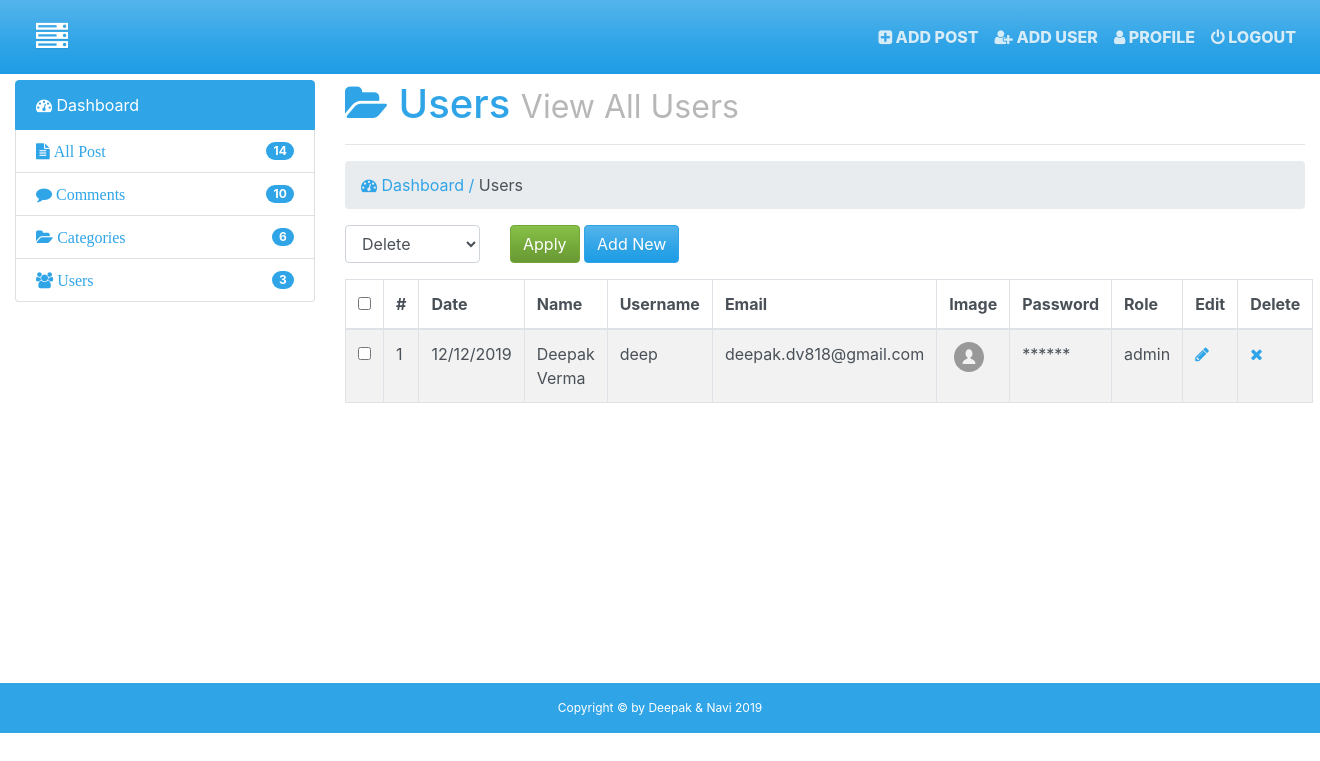
Page /admin/users.php on the earlier database version.
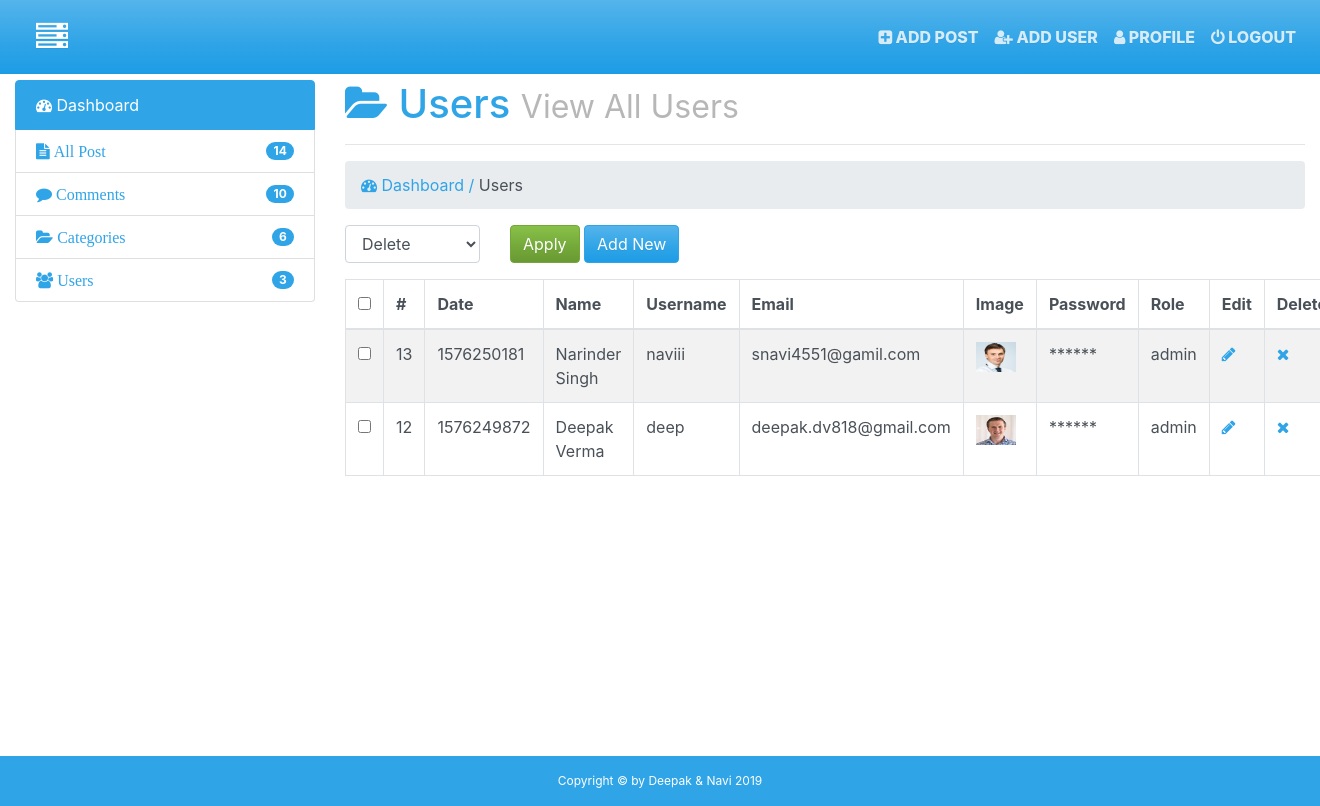
Same page on the later database version.
### tables this page shows
CREATE TABLE `users` (
  `id` int(11) NOT NULL,
  `date` int(11) NOT NULL,
  `first_name` varchar(255) NOT NULL,
  `last_name` varchar(255) NOT NULL,
  `username` varchar(255) NOT NULL,
  `image` varchar(255) NOT NULL,
  `password` varchar(255) NOT NULL,
  `roll` varchar(255) NOT NULL,
  `details` text NOT NULL,
  `salt` varchar(255) NOT NULL DEFAULT '$2y$10$hellodeepakvermanaviii',
  `email` varchar(255) NOT NULL
);

### admin/users.php (the view, shortened to what this page needs)
<!DOCTYPE html>
<html>
  <head>
    <?php require_once('inc/top.php');?>
  </head>
  <body>
    <?php require_once('inc/header.php');?>
  <div class="container-fluid">
    <div class="row">
      <div class="col-md-3">
        <?php require_once('inc/sidebar.php');?>
      </div>
      <div class="col-md-9">
        <h1><i class="fa fa-folder-open"></i> Users
          <small class="smalld">View All Users</small>
          <hr>
        </h1>
        <ol class="breadcrumb">
          <li><a href="index.html"><i class="fa fa-tachometer"></i> Dashboard / </a></li>
          <li class="active"><i class="fa fa-folder-opn"></i> Users</li>
        </ol>
        <?php
      $query = "SELECT * FROM users ORDER BY id DESC";
      $run = mysqli_query($con,$query);
      if (mysqli_num_rows($run) > 0) {
        ?>
        <form action="" method="post">
        <div class="row">
          <div class="col-md-6">
                <div class="row">
                  <div class="col-md-4">
                    <div class="form-group">
                      <select class="form-control" name="bulk-options" id="">
                        <option value="delete">Delete</option>
                      </select>
                    </div>
                  </div>
                  <div class="col-md-8">
                    <input type="submit" name="" class="btn btn-success" value="Apply">
                    <a href="add-user.php" class="btn btn-primary">Add New</a>
                  </div>
                </div>
          </div>
           <div class="col-md-6">
          </div>
        </div>
        <table class="table table-hover table-bordered table-striped">
          <thead>
            <tr>
              <th><input type="checkbox" name="" id="selectallboxes"></th>
              <th>#</th>
              <th>Date</th>
              <th>Name</th>
              <th>Username</th>
              <th>Email</th>
              <th>Image</th>
              <th>Password</th>
              <th>Role</th>
              <th>Edit</th>
              <th>Delete</th>
            </tr>
          </thead>
          <tbody>
            <?php
            while ($row = mysqli_fetch_array($run)) {
              $id = $row['id'];
              $first_name = ucfirst($row['first_name']);
              $last_name = ucfirst($row['last_name']);
              $email= $row['email'];
              $username= $row['username'];
              $roll = $row['roll'];
              $image= $row['image'];
              $date = $row['date'];
            ?>
            <tr>
              <td><input type="checkbox" name=""></td>
              <td><?php  echo $id; ?></td>
              <td><?php  echo $date; ?></td>
              <td><?php echo "$first_name $last_name"; ?></td>
              <td><?php echo $username;?></td>
              <td><?php echo $email;?></td>
              <td><img src="img/<?php echo $image; ?>" alt="" class="img-responsive" width="40px;" height="30px;"></td>
              <td>******</td>
              <td><?php echo $roll; ?></td>
              <td><a href="add-user.php?edit=<?php echo $id; ?>"><i class="fa fa-pencil"></i></a></td>
              <td><a href="users.php?del=<?php echo  $id; ?>"><i class="fa fa-times"></i></a></td>
            </tr>
            <?php
               }
            ?>
          </tbody>
        </table>
        <?php
        }
      else{
           echo "<center><h2>No Users Avialable Now</h2></center>";
      }
        ?>
        </form>
      </div>
    </div>
  </div><br>
  <?php require_once('inc/footer.php');?>
  </body>
</html>

### admin/inc/top.php (shortened to what this page needs)
<link rel="stylesheet" href="vendor/bootstrap/css/bootstrap.min.css">
<link rel="stylesheet" href="vendor/font-awesome/css/font-awesome.min.css">
<link rel="stylesheet" href="css/animate.css">
<link rel="stylesheet" href="css/style.css">
<link href="https://stackpath.bootstrapcdn.com/font-awesome/4.7.0/css/font-awesome.min.css" rel="stylesheet">

### admin/inc/header.php (shortened to what this page needs)
<nav class="navbar navbar-expand-lg navbar-dark bg-primary fixed-top">
      <a class="navbar-brand" href="#"><i class="fa fa-server"></i></a>
      <div class="collapse navbar-collapse" id="navbarSupportedContent">
        <ul class="navbar-nav ml-lg-auto">
          <li class="nav-item">
            <a class="nav-link" href="#"><i class="fa fa-plus-square"></i> Add Post<span class="sr-only">(current)</span></a>
          </li>
          <li class="nav-item">
            <a class="nav-link" href="add-user.php"><i class="fa fa-user-plus"></i> Add User</a>
          </li>
          <li class="nav-item">
            <a class="nav-link" href="#"><i class="fa fa-user"></i> Profile</a>
          </li>
          <li class="nav-item">
            <a class="nav-link" href="#"><i class="fa fa-power-off"></i> Logout</a>
          </li>
        </ul>
      </div>
  </nav>

### admin/inc/sidebar.php
<div class="list-group">
          <a class="list-group-item active" href="#">
            <i class="fa fa-tachometer"></i> Dashboard</a>
          <a class="list-group-item d-flex justify-content-between align-items-center" href="index.php">
            <i class="fa fa-file-text"> All Post</i>
            <span class="badge badge-primary badge-pill">14</span>
          </a>
          <a class="list-group-item d-flex justify-content-between align-items-center" href="#">
            <i class="fa fa-comment"> Comments</i>
            <span class="badge badge-primary badge-pill">10</span>
          </a>
          <a class="list-group-item d-flex justify-content-between align-items-center" href="category.php">
            <i class="fa fa-folder-open"> Categories</i>
            <span class="badge badge-primary badge-pill">6</span>
          </a>
          <a class="list-group-item d-flex justify-content-between align-items-center" href="users.php">
            <i class="fa fa-users"> Users</i>
            <span class="badge badge-primary badge-pill">3</span>
          </a>
        </div>

### admin/inc/footer.php
<br/>
<br/>
<br/>
<br/>
<br/>
<br/>
<br/>
<br/>
<br/>
<br/>
 <footer class="text-center">
    Copyright &copy by Deepak & Navi <?php echo date("Y"); ?>
  </footer>

### admin/css/style.css (style rules this page uses)
body { padding-top: 80px; }
.navbar-brand { font-weight: 800; text-transform: uppercase; font-size: 2em; padding-left: 20px; }
.nav-item { font-weight: 800; text-transform: uppercase; }
.smalld { color: #B7B7B7; }
footer { background:#2FA4E7; color:white; height:50px; line-height:50px; font-size:12px; position:absolute; width:100%; }

Differences in the rows shown:
removed users: id "1", date "12/12/2019", first_name "Deepak", last_name "Verma", username "deep", email "deepak.dv818@gmail.com", image (placeholder picture), roll "admin"
added users: id "13", date "1576250181", first_name "Narinder", last_name "Singh", username "naviii", email "snavi4551@gamil.com", image (picture), roll "admin"
added users: id "12", date "1576249872", first_name "Deepak", last_name "Verma", username "deep", email "deepak.dv818@gmail.com", image (picture), roll "admin"
